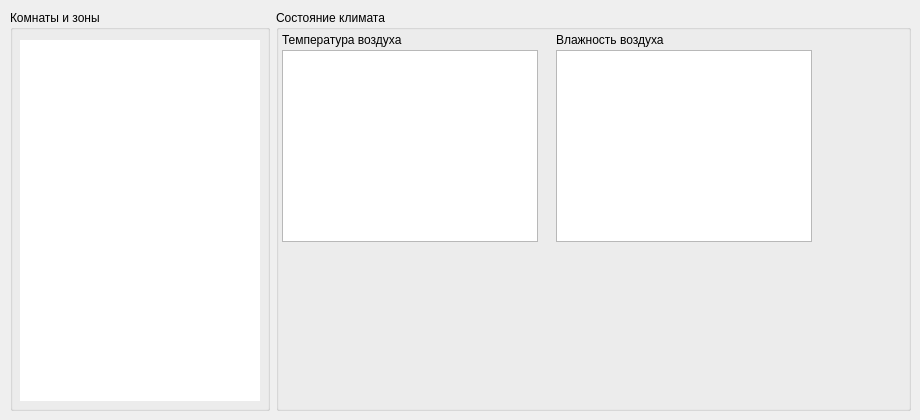
            <widget class="QWidget" name="page_8">
             <widget class="QWidget" name="gridLayoutWidget_3">
              <property name="geometry">
               <rect>
                <x>10</x>
                <y>10</y>
                <width>901</width>
                <height>401</height>
               </rect>
              </property>
              <layout class="QGridLayout" name="gridLayout_9">
               <item row="0" column="0">
                <widget class="QGroupBox" name="box_HCtrlRoomsAndZones">
                 <property name="sizePolicy">
                  <sizepolicy hsizetype="MinimumExpanding" vsizetype="Preferred">
                   <horstretch>0</horstretch>
                   <verstretch>0</verstretch>
                  </sizepolicy>
                 </property>
                 <property name="maximumSize">
                  <size>
                   <width>260</width>
                   <height>16777215</height>
                  </size>
                 </property>
                 <property name="title">
                  <string>Комнаты и зоны</string>
                 </property>
                 <widget class="QListView" name="liv_HCtrlRoomsAndZones">
                  <property name="geometry">
                   <rect>
                    <x>10</x>
                    <y>30</y>
                    <width>240</width>
                    <height>361</height>
                   </rect>
                  </property>
                  <property name="styleSheet">
                   <string notr="true">border: none</string>
                  </property>
                 </widget>
                </widget>
               </item>
               <item row="0" column="1">
                <widget class="QGroupBox" name="box_HCtrlClimateStats">
                 <property name="title">
                  <string>Cocтояние климата</string>
                 </property>
                 <widget class="QLabel" name="lbl_ReadOnly74">
                  <property name="geometry">
                   <rect>
                    <x>6</x>
                    <y>22</y>
                    <width>121</width>
                    <height>16</height>
                   </rect>
                  </property>
                  <property name="text">
                   <string>Температура воздуха</string>
                  </property>
                 </widget>
                 <widget class="PlotWidget" name="plv_HCtrlClimateTempStat">
                  <property name="geometry">
                   <rect>
                    <x>6</x>
                    <y>40</y>
                    <width>256</width>
                    <height>192</height>
                   </rect>
                  </property>
                 </widget>
                 <widget class="QLabel" name="lbl_ReadOnly75">
                  <property name="geometry">
                   <rect>
                    <x>280</x>
                    <y>22</y>
                    <width>121</width>
                    <height>16</height>
                   </rect>
                  </property>
                  <property name="text">
                   <string>Влажность воздуха</string>
                  </property>
                 </widget>
                 <widget class="PlotWidget" name="plv_HCtrlClimateHumidStat">
                  <property name="geometry">
                   <rect>
                    <x>280</x>
                    <y>40</y>
                    <width>256</width>
                    <height>192</height>
                   </rect>
                  </property>
                 </widget>
                </widget>
               </item>
              </layout>
             </widget>
            </widget>
